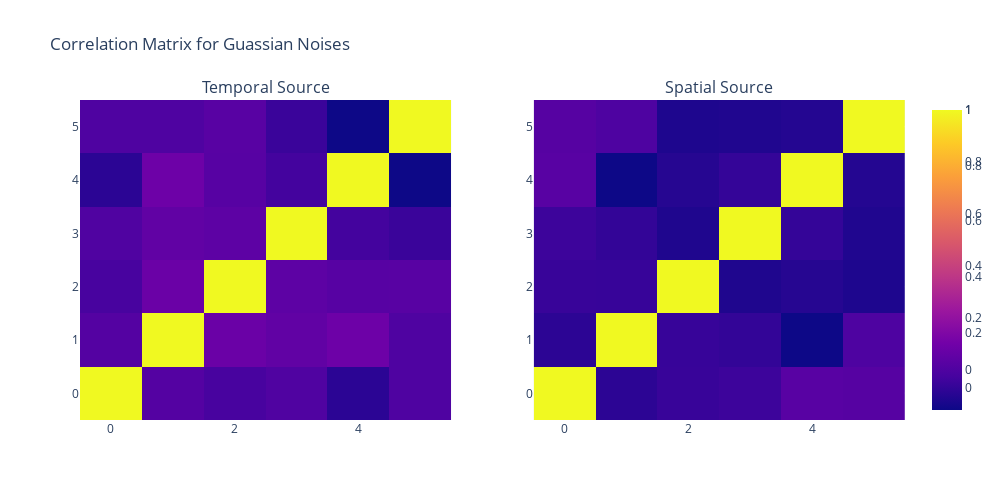

Notebook source saved alongside this figure:
### Code cell
fig = make_subplots(rows=1, cols=2, subplot_titles=["Temporal Source", "Spatial Source"])
fig.add_trace(go.Heatmap(z=R2_t), row=1, col=1)
fig.add_trace(go.Heatmap(z=R2_s), row=1, col=2)
fig.update_layout(height=500, width=1000, title_text="Correlation Matrix for Guassian Noises")
fig.show()

### Figure 1 — Plotly figure (JSON) as saved in the notebook; plotly's stock layout.template omitted (floating-point values rounded to 4 significant figures)
{"data": [{"type": "heatmap", "xaxis": "x", "yaxis": "y", "z": [[1, 0.01441, -0.01957, 0.002894, -0.08616, 0.0001863], [0.01441, 1, 0.0792, 0.05174, 0.0885, -0.001343], [-0.01957, 0.0792, 1, 0.03918, 0.02432, 0.02486], [0.002894, 0.05174, 0.03918, 1, -0.0302, -0.05337], [-0.08616, 0.0885, 0.02432, -0.0302, 1, -0.1548], [0.0001863, -0.001343, 0.02486, -0.05337, -0.1548, 1]]}, {"type": "heatmap", "xaxis": "x2", "yaxis": "y2", "z": [[1, -0.01412, 0.01221, 0.02207, 0.08927, 0.08485], [-0.01412, 1, 0.01088, 0.001596, -0.07832, 0.06231], [0.01221, 0.01088, 1, -0.04119, -0.02613, -0.04156], [0.02207, 0.001596, -0.04119, 1, 0.004512, -0.03934], [0.08927, -0.07832, -0.02613, 0.004512, 1, -0.02936], [0.08485, 0.06231, -0.04156, -0.03934, -0.02936, 1]]}], "layout": {"annotations": [{"font": {"size": 16}, "showarrow": false, "text": "Temporal Source", "x": 0.225, "xanchor": "center", "xref": "paper", "y": 1, "yanchor": "bottom", "yref": "paper"}, {"font": {"size": 16}, "showarrow": false, "text": "Spatial Source", "x": 0.775, "xanchor": "center", "xref": "paper", "y": 1, "yanchor": "bottom", "yref": "paper"}], "height": 500, "title": {"text": "Correlation Matrix for Guassian Noises"}, "width": 1000, "xaxis": {"anchor": "y", "domain": [0, 0.45]}, "xaxis2": {"anchor": "y2", "domain": [0.55, 1]}, "yaxis": {"anchor": "x", "domain": [0, 1]}, "yaxis2": {"anchor": "x2", "domain": [0, 1]}}}
